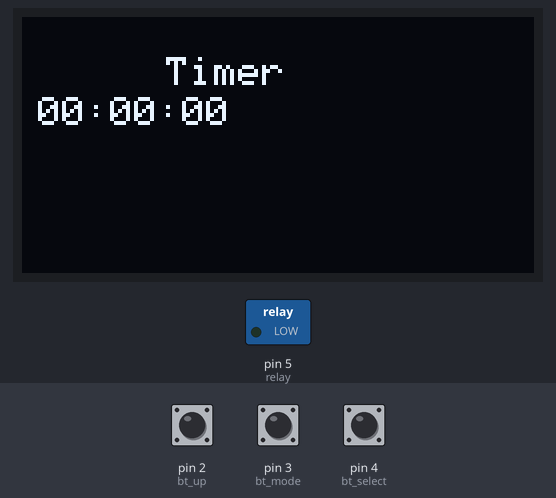
Bench run of a sketch on a simulated Arduino Uno, built with avr-gcc and run on an emulated ATmega328P. On the bench: 128×64 one-colour display, switched loads named in the sketch (green lamp = pin HIGH). The test bench sets the inputs (shaded band); at power-on: pin 3 (bt_mode) HIGH, pin 2 (bt_up) HIGH, pin 4 (bt_select) HIGH. EEPROM starts erased.

Above: at 2.2 s.
2.3 s: pin 3 (bt_mode) pulled LOW for 0.15 s
At 3.3 s:
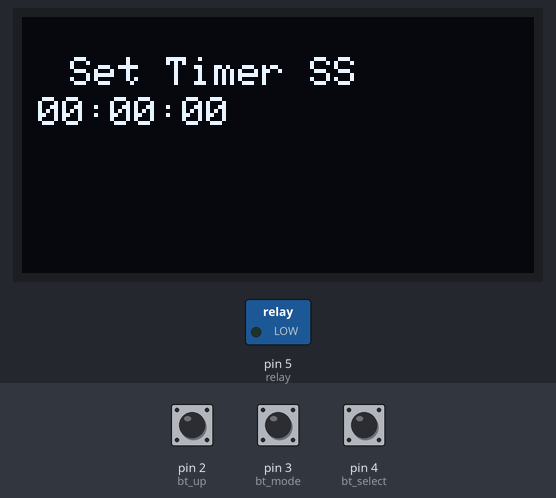
3.9 s: pin 3 (bt_mode) pulled LOW for 1 s
At 4.8 s:
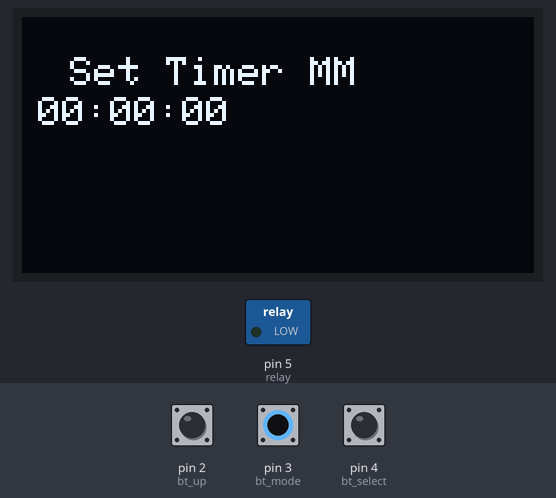
6.4 s: pin 3 (bt_mode) pulled LOW for 0.15 s
8.0 s: pin 2 (bt_up) pulled LOW for 1 s
At 10.2 s:
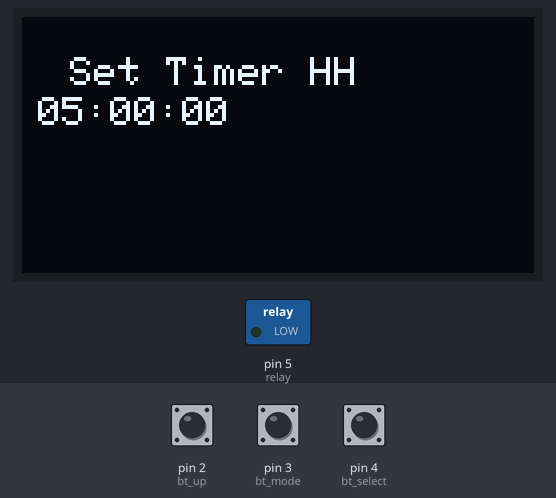
10.5 s: pin 4 (bt_select) pulled LOW for 3.2 s
At 11.1 s:
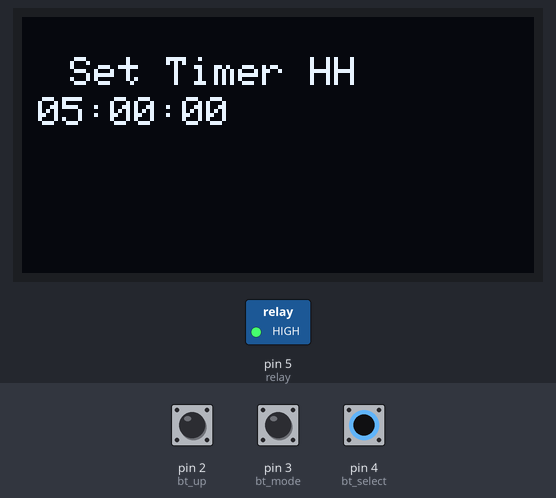
16.7 s: pin 2 (bt_up) pulled LOW for 0.15 s
At 18.5 s:
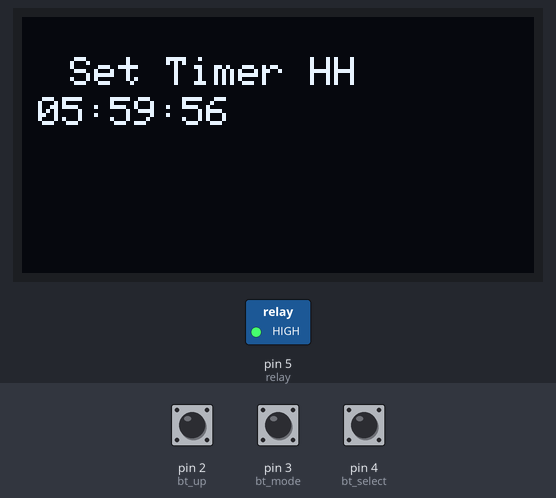
Timing chart, 0 to 20.0 s (numbered marks = the images above; inputs shaded):
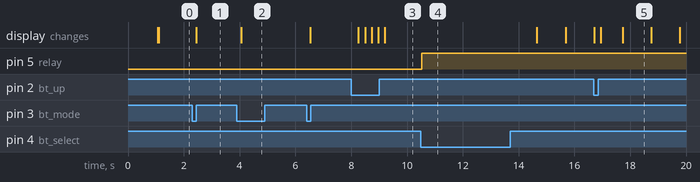

The sketch:

newTimer.ino
```cpp
// Include Wire Library for I2C
#include <Wire.h>

// Include Adafruit Graphics & OLED libraries
#include <Adafruit_GFX.h>
#include <Adafruit_SSD1306.h>

// Reset pin not used but needed for library
#define OLED_RESET 12
Adafruit_SSD1306 display(OLED_RESET);

#include "Countimer.h"               //https://github.com/inflop/Countimer
Countimer tdown;
#include <EEPROM.h>

// #define bt_mode A3
// #define bt_up A2
// #define bt_down A1
// #define bt_select A0

#define bt_select 4
#define bt_mode 3
#define bt_up 2

int time_s = 0;
int time_m = 0;
int time_h = 0;

int set = 0;
int flag1 = 0, flag2 = 0;

int relay = 5;

void setup() {
  EEPROM.write(1, 0);
  EEPROM.write(2, 0);
  EEPROM.write(3, 0);

  Wire.begin();
  // initialize OLED with I2C addr 0x3C
  display.begin(SSD1306_SWITCHCAPVCC, 0x3C);

  Serial.begin(9600);

  pinMode(bt_mode, INPUT_PULLUP);
  pinMode(bt_up, INPUT_PULLUP);
  // pinMode(bt_down, INPUT_PULLUP);
  pinMode(bt_select, INPUT_PULLUP);

  pinMode(relay, OUTPUT);

  display.setTextColor(WHITE);

  display.clearDisplay();
  display.setCursor(0, 0);
  display.print("Countdown  Timer");
  tdown.setInterval(print_time, 999);
  eeprom_read();
  delay(1000);
  // display.clearDisplay();
  display.display();
}

void print_time() {
  time_s = time_s - 1;
  if (time_s < 0) {
    time_s = 59;
    time_m = time_m - 1;
  }
  if (time_m < 0) {
    time_m = 59;
    time_h = time_h - 1;
  }
}

void tdownComplete() {
  Serial.print("ok");
}

//tdown.stop();

void loop() {
  tdown.run();

  if (digitalRead(bt_mode) == 0) {
    if (flag1 == 0 && flag2 == 0) {
      flag1 = 1;
      set = set + 1;
      if (set > 3) { set = 0; }
      delay(100);
    }
  } else {
    flag1 = 0;
  }

  if (digitalRead(bt_up) == 0) {
    if (set == 0) {
      tdown.start();
      flag2 = 1;
    }
    if (set == 1) { time_s++; }
    if (set == 2) { time_m++; }
    if (set == 3) { time_h++; }
    if (time_s > 59) { time_s = 0; }
    if (time_m > 59) { time_m = 0; }
    if (time_h > 99) { time_h = 0; }
    if (set > 0) { eeprom_write(); }
    delay(200);
  }

  // if (digitalRead(bt_down) == 0) {
  //   if (set == 0) {
  //     tdown.stop();
  //     flag2 = 0;
  //   }
  //   if (set == 1) { time_s--; }
  //   if (set == 2) { time_m--; }
  //   if (set == 3) { time_h--; }
  //   if (time_s < 0) { time_s = 59; }
  //   if (time_m < 0) { time_m = 59; }
  //   if (time_h < 0) { time_h = 99; }
  //   if (set > 0) { eeprom_write(); }
  //   delay(200);
  // }

  if (digitalRead(bt_select) == 0) {
    flag2 = 1;
    eeprom_read();
    digitalWrite(relay, HIGH);
    tdown.restart();
    tdown.start();
  }

  // display.fillRect(0, 10, 128, 8, BLACK);

  if (set == 0) {
    display.clearDisplay();
    display.setCursor(0, 10);
    display.print("      Timer     ");
  }
  if (set == 1) {
    display.clearDisplay();
    display.setCursor(0, 10);
    display.print("  Set Timer SS  ");
  }
  if (set == 2) {
    display.clearDisplay();
    display.setCursor(0, 10);
    display.print("  Set Timer MM  ");
  }
  if (set == 3) {
    display.clearDisplay();
    display.setCursor(0, 10);
    display.print("  Set Timer HH  ");
  }

  display.setCursor(4, 20);
  if (time_h <= 9) { display.print("0"); }
  display.print(time_h);
  display.print(":");
  if (time_m <= 9) { display.print("0"); }
  display.print(time_m);
  display.print(":");
  if (time_s <= 9) { display.print("0"); }
  display.print(time_s);
  display.print("   ");

  if (time_s == 0 && time_m == 0 && time_h == 0 && flag2 == 1) {
    flag2 = 0;
    tdown.stop();
    digitalWrite(relay, LOW);
    tdownComplete();
  }

  if (flag2 == 1) {
    digitalWrite(relay, HIGH);
  } else {
    digitalWrite(relay, LOW);
  }

  delay(1);
  display.display();
}

void eeprom_write() {
  EEPROM.write(1, time_s);
  EEPROM.write(2, time_m);
  EEPROM.write(3, time_h);
}

void eeprom_read() {
  time_s = EEPROM.read(1);
  time_m = EEPROM.read(2);
  time_h = EEPROM.read(3);
}
```

Measured:
- after the input at 2.3 s, the display: changes after 0.15 s (image 1)
- after the input at 3.9 s, the display: changes after 0.16 s (image 2)
- after the input at 8.0 s, the display: first changes after 0.25 s (image 3 shows a later state)
- after the input at 10.5 s, pin 5 (relay): LOW → HIGH at once
